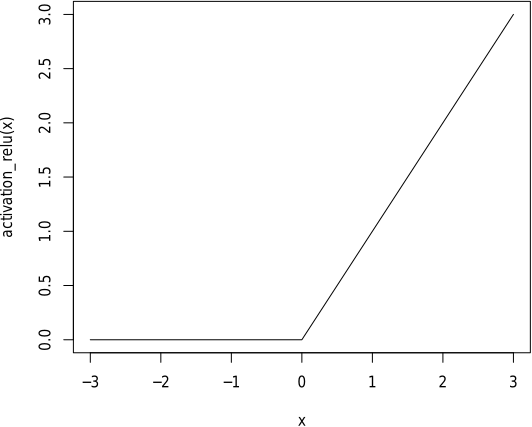

Generate this figure with R:
pdf(file = "11-r-relu.pdf", width = 6, height = 5.5)

library(keras)
curve(activation_relu(x), -3, 3)
